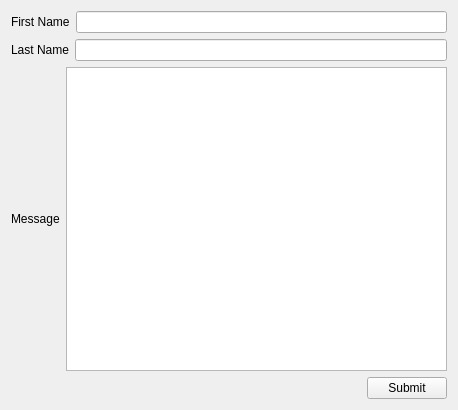
<?xml version="1.0" encoding="UTF-8"?>
<ui version="4.0">
 <class>Widget</class>
 <widget class="QWidget" name="Widget">
  <property name="geometry">
   <rect>
    <x>0</x>
    <y>0</y>
    <width>458</width>
    <height>410</height>
   </rect>
  </property>
  <property name="windowTitle">
   <string>Widget</string>
  </property>
  <layout class="QVBoxLayout" name="verticalLayout">
   <item>
    <layout class="QHBoxLayout" name="horizontalLayout">
     <item>
      <widget class="QLabel" name="label">
       <property name="text">
        <string>First Name</string>
       </property>
      </widget>
     </item>
     <item>
      <widget class="QLineEdit" name="firstNameLineEdit"/>
     </item>
    </layout>
   </item>
   <item>
    <layout class="QHBoxLayout" name="horizontalLayout_2">
     <item>
      <widget class="QLabel" name="label_2">
       <property name="text">
        <string>Last Name</string>
       </property>
      </widget>
     </item>
     <item>
      <widget class="QLineEdit" name="lastNameLineEdit"/>
     </item>
    </layout>
   </item>
   <item>
    <layout class="QHBoxLayout" name="horizontalLayout_3">
     <item>
      <widget class="QLabel" name="label_3">
       <property name="text">
        <string>Message</string>
       </property>
      </widget>
     </item>
     <item>
      <widget class="QPlainTextEdit" name="messageTextEdit"/>
     </item>
    </layout>
   </item>
   <item>
    <layout class="QHBoxLayout" name="horizontalLayout_4">
     <item>
      <spacer name="horizontalSpacer">
       <property name="orientation">
        <enum>Qt::Horizontal</enum>
       </property>
       <property name="sizeHint" stdset="0">
        <size>
         <width>40</width>
         <height>20</height>
        </size>
       </property>
      </spacer>
     </item>
     <item>
      <widget class="QPushButton" name="pushButton">
       <property name="text">
        <string>Submit</string>
       </property>
      </widget>
     </item>
    </layout>
   </item>
  </layout>
 </widget>
 <resources/>
 <connections/>
</ui>
